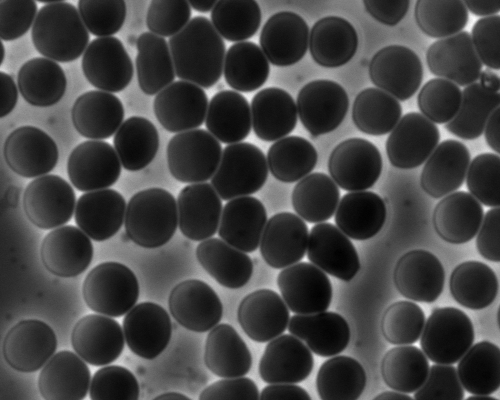
#> input picture Data/rbc2.png, 500 x 400 px, found by its file name
$ jupyter execute Otsu.ipynb
#> lines starting #> are read from the running program, lines starting #| are printed output that depends on the picture; after the words box and inside, x2 and y2 are one past the last pixel; in counts of white or black regions, pixels touching at a corner belong together
[cell 1]
# This program is for the book "Digital Image Processing" by Dr. Mahmood Azimi-Sadjadi.
# Copyright Copyright (c) 2026 Yifan Yang and Dr. Mahmood Azimi-Sadjadi.
# Contact: mahmood.azimi-sadjadi@colostate.edu

[cell 2]
# give colab access to google drive
from google.colab import drive
drive.mount('/content/drive')

[cell 3]
import cv2
import numpy as np
import matplotlib.pyplot as plt

workpath = '/content/drive/MyDrive/DigitalImageProcessing/'
image_path = workpath + 'Data/rbc2.png'

# Load the grayscale image
img = cv2.imread(image_path, cv2.IMREAD_GRAYSCALE)
#> img is the input picture: shape (400, 500); min 0, max 254, mean 68.7

if img is None:
    print(f"Error: Could not read image at {image_path}")
else:
    # Apply Otsu's thresholding
    ret, otsu_thresh_img = cv2.threshold(img, 0, 255, cv2.THRESH_BINARY + cv2.THRESH_OTSU)
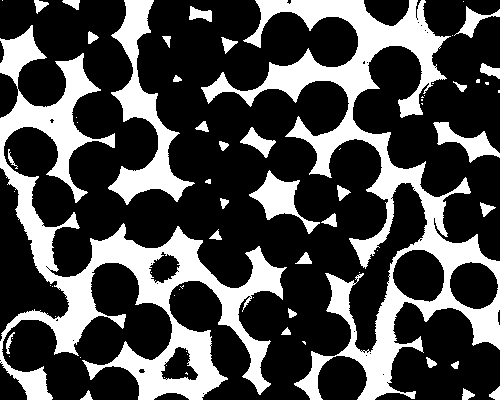
#> otsu_thresh_img: shape (400, 500); 29.3% white; 68 white regions (34 under 20 px), largest, box (x1, y1, x2, y2) and area: (0, 25, 287, 400) 24177, (201, 0, 500, 400) 23704, (108, 0, 195, 205) 5069
#> ret = 86

    # Extract edges of segmented regions using Canny Edge Operator
    # 100 and 200 are standard hysteresis thresholds; adjust as needed
    canny_edges = cv2.Canny(otsu_thresh_img, 100, 200)
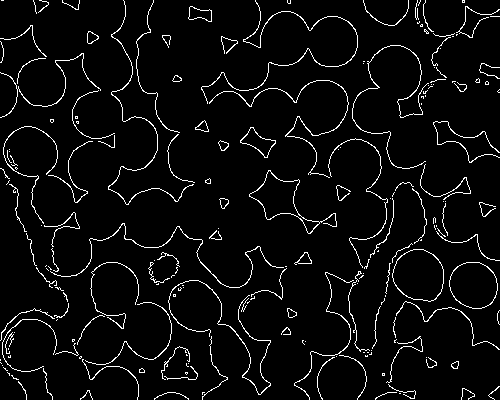
#> canny_edges: shape (400, 500); 4.8% white in thin lines or dots

    # Display the results in a 2x2 subplot grid
    plt.figure(figsize=(12, 10))

    # 1. Original Grayscale Image
    plt.subplot(2, 2, 1)
    plt.imshow(img, cmap='gray')
    plt.title('Original Grayscale Image')
    plt.axis('off')

    # 2. Histogram with Otsu Threshold
    plt.subplot(2, 2, 2)
    # Flatten the image to 1D array for histogram calculation
    plt.hist(img.ravel(), bins=256, range=[0, 256], color='gray', alpha=0.7, edgecolor='black')
    # Plot vertical red line at optimal threshold
    plt.axvline(x=ret, color='red', linestyle='--', linewidth=2, label=f'Otsu Threshold ({ret:.2f})')
    plt.title('Histogram of Original Image')
    plt.xlabel('Pixel Intensity')
    plt.ylabel('Frequency')
    plt.legend()

    # 3. Otsu Thresholded Image
    plt.subplot(2, 2, 3)
    plt.imshow(otsu_thresh_img, cmap='gray')
    plt.title(f'Otsu\'s Thresholded Image')
    plt.axis('off')

    # 4. Canny Edges of Segmented Regions
    plt.subplot(2, 2, 4)
    plt.imshow(canny_edges, cmap='gray')
    plt.title('Canny Edges of Segmented Regions')
    plt.axis('off')

    plt.tight_layout()
    plt.show()
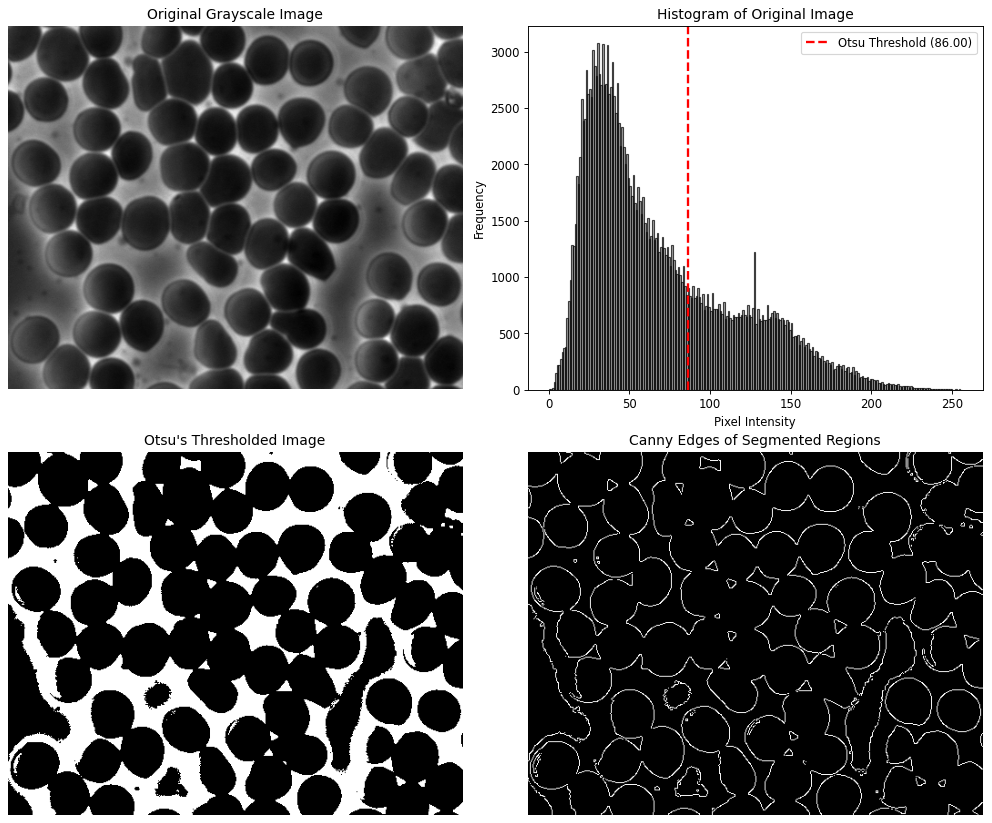
#> figure drawn by matplotlib, 4 panels; panel 2: tallest bar 3075 high, from x = 30 to 31

[cell 4]
import cv2
import numpy as np
import matplotlib.pyplot as plt

# Define entropy thresholding function
def calculate_maximum_entropy_threshold(img):
    # Calculate normalized histogram (probability distribution)
    hist, _ = np.histogram(img.flatten(), bins=256, range=[0, 256])
#> hist = 256 values, max 3075 at index 30, min 0 at index 250, mean 781.2
    hist = hist.astype(float) / hist.sum()
#> hist = 256 values, max 0.0154 at index 30, min 0 at index 250, mean 0.00391

    # Cumulative probability sums (P)
    P = np.cumsum(hist)
#> P = 256 values from 5e-06 to 1

    # Avoid log(0) issues by adding tiny epsilon to zero values safely
    eps = 1e-12
    hist = np.where(hist == 0, eps, hist)
#> hist = 256 values, max 0.0154 at index 30, min 1e-12 at index 250, mean 0.00391

    # Compute entropy for background (H_back) and foreground (H_fore)
    H_back = np.zeros(256)
    H_fore = np.zeros(256)

    for t in range(1, 255):
        if P[t] > 0 and P[t] < 1:
            # Slice distributions and calculate foreground/background entropy
            b_prob = hist[:t] / P[t]
            H_back[t] = -np.sum(b_prob * np.log2(b_prob))

        if (1 - P[t]) > 0 and (1 - P[t]) < 1:
            f_prob = hist[t:] / (1 - P[t])
            H_fore[t] = -np.sum(f_prob * np.log2(f_prob))
#> this loop made 254 passes
#> b_prob on passes 1 to 7: [0.2], [0.0476, 0.19], [0.0116, 0.0465, 0.186], [0.00433, 0.0173, 0.0693, 0.281], [0.00224, 0.00897, 0.0359, 0.146, 0.325], [0.00151, 0.00602, 0.0241, 0.0979, 0.218, 0.324], [0.00107, 0.0043, 0.0172, 0.0698, 0.156, 0.231, 0.234]
#> after the loop, H_back = 256 values, max 7.24 at index 253, min 0 at index 0, mean 6.06; H_fore = 256 values, max 7.24 at index 4, min -3.28e+12 at index 254, mean -1.28e+10

    total_entropy = H_back + H_fore
#> total_entropy = 256 values, max 13.06 at index 127, min -3.28e+12 at index 254, mean -1.28e+10

    # Set boundaries to -inf to avoid picking edge cases 0 or 255 trivially
    total_entropy[0] = -np.inf
    total_entropy[255] = -np.inf

    # Return optimal threshold t that maximizes entropy
    return int(np.argmax(total_entropy))

# Define workpath as it was in previous cells
workpath = '/content/drive/MyDrive/DigitalImageProcessing/'

# Make sure to update the image_path to point to your valid file locally or in Colab
image_path = workpath + 'Data/rbc2.png'

# Load the grayscale image
img = cv2.imread(image_path, cv2.IMREAD_GRAYSCALE)

if img is None:
    print(f"Error: Could not read image at {image_path}")
else:
    # 1. Apply Maximum Entropy Thresholding
    optimal_thresh = calculate_maximum_entropy_threshold(img)
#> optimal_thresh = 127
    ret, entropy_thresh_img = cv2.threshold(img, optimal_thresh, 255, cv2.THRESH_BINARY)
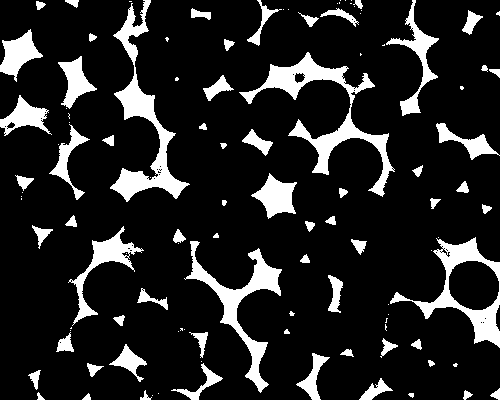
#> entropy_thresh_img: shape (400, 500); 14.2% white; 110 white regions (44 under 20 px), largest, box (x1, y1, x2, y2) and area: (239, 52, 395, 197) 4011, (110, 0, 190, 202) 3656, (184, 241, 282, 393) 2848
#> ret = 127

    # 2. Extract edges of segmented regions using Canny Edge Operator
    canny_low = int(optimal_thresh * 0.5)
#> canny_low = 63
    canny_high = int(optimal_thresh)
#> canny_high = 127
    canny_edges = cv2.Canny(entropy_thresh_img, canny_low, canny_high)
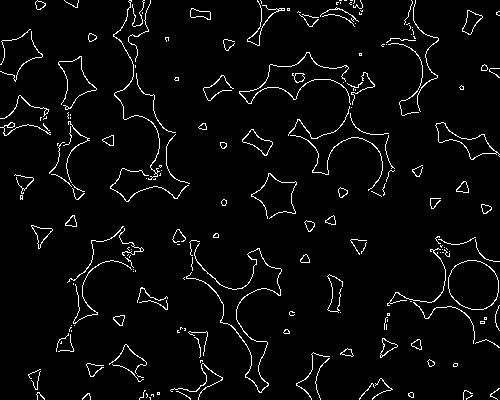
#> canny_edges: shape (400, 500); 3.8% white in thin lines or dots

    # 3. Display the Original, Segmented, Histogram, and Edge images
    # Display the results in a 2x2 subplot grid
    plt.figure(figsize=(12, 10))

    # Thresholded Image
    plt.subplot(2, 2, 1)
    plt.imshow(entropy_thresh_img, cmap='gray')
    plt.title(f'Max Entropy Thresholded\n(Threshold: {optimal_thresh})')
    plt.axis('off')

    # Canny Edges
    plt.subplot(2, 2, 2)
    plt.imshow(canny_edges, cmap='gray')
    plt.title('Canny Edges of Segments')
    plt.axis('off')

    plt.tight_layout()
    plt.show()

[cell 5]
import cv2
import numpy as np
import matplotlib.pyplot as plt

workpath = '/content/drive/MyDrive/DigitalImageProcessing/'
image_path = workpath + 'Data/rbc2.png'

# Load the grayscale image
img = cv2.imread(image_path, cv2.IMREAD_GRAYSCALE)

if img is None:
    print(f"Error: Could not read image at {image_path}")
else:
    # Apply fixed thresholding at 115
    thresh_value = 115
    ret, thresh_img = cv2.threshold(img, thresh_value, 255, cv2.THRESH_BINARY)
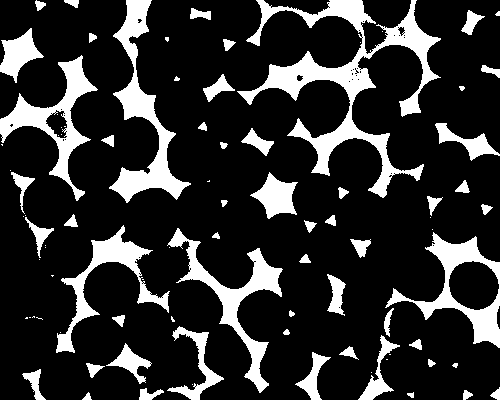
#> thresh_img: shape (400, 500); 18.5% white; 88 white regions (32 under 20 px), largest, box (x1, y1, x2, y2) and area: (237, 0, 441, 198) 8780, (109, 0, 191, 203) 4304, (167, 228, 283, 393) 3452
#> ret = 115

    # Extract edges of segmented regions using Canny Edge Operator
    canny_edges = cv2.Canny(thresh_img, 100, 200)
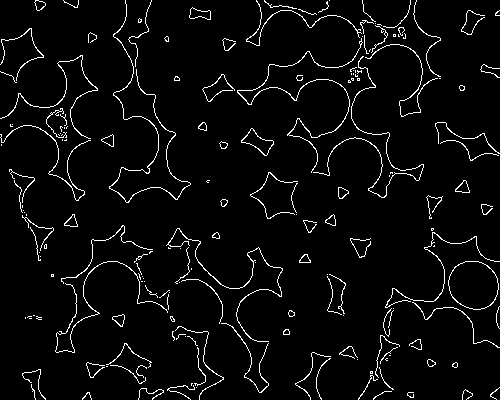
#> canny_edges: shape (400, 500); 4.2% white in thin lines or dots

    # Display the results in a 2x2 subplot grid
    # Display the results in a 2x2 subplot grid
    plt.figure(figsize=(12, 10))


    # 3. Thresholded Image
    plt.subplot(2, 2, 1)
    plt.imshow(thresh_img, cmap='gray')
    plt.title(f'Thresholded Image (Threshold = {thresh_value})')
    plt.axis('off')

    # 4. Canny Edges of Segmented Regions
    plt.subplot(2, 2, 2)
    plt.imshow(canny_edges, cmap='gray')
    plt.title('Canny Edges of Segmented Regions')
    plt.axis('off')

    plt.tight_layout()
    plt.show()

$ run again, with Data/rbc1.png copied over Data/rbc2.png
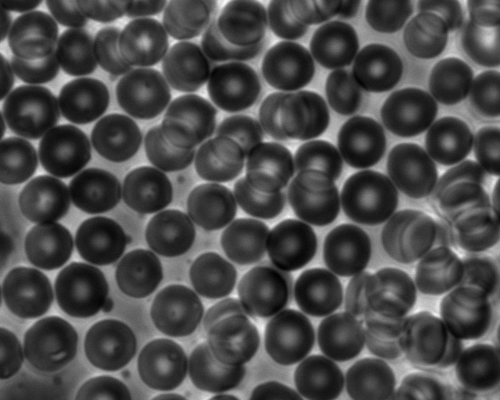
#> input picture Data/rbc1.png, 500 x 400 px, found by its file name
#> img is the input picture: shape (400, 500); min 0, max 254, mean 75.4
#> `ret, otsu_thresh_img = cv2.threshold(img, 0, 255, cv2.THRESH_BINARY + ..`:
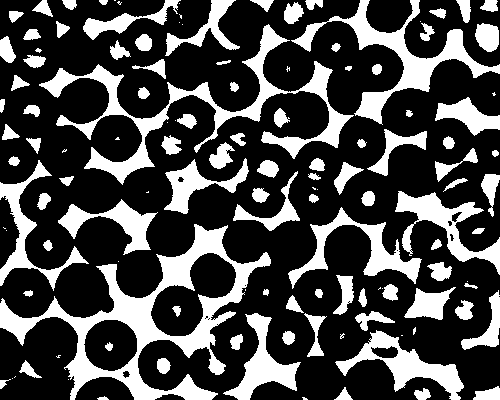
#> otsu_thresh_img: shape (400, 500); 28.6% white; 127 white regions (31 under 20 px), largest, box (x1, y1, x2, y2) and area: (0, 224, 271, 400) 10676, (39, 24, 354, 185) 7355, (291, 0, 500, 125) 4677
#> `ret, otsu_thresh_img = cv2.threshold(img, 0, 255, cv2.THRESH_BINARY + ..`: ret = 92
#> in calculate_maximum_entropy_threshold, `hist, _ = np.histogram(img.flatten(), bins=256, range=[0, 256])`: hist = 256 values, max 2763 at index 50, min 0 at index 243, mean 781.2
#> in calculate_maximum_entropy_threshold, `hist = hist.astype(float) / hist.sum()`: hist = 256 values, max 0.0138 at index 50, min 0 at index 243, mean 0.00391
#> P = 256 values from 1e-05 to 1
#> in calculate_maximum_entropy_threshold, `hist = np.where(hist == 0, eps, hist)`: hist = 256 values, max 0.0138 at index 50, min 1e-12 at index 243, mean 0.00391
#> the loop in calculate_maximum_entropy_threshold, `for t in range(1, 255):` made 254 passes
#> b_prob on passes 1 to 7: [0.333], [0.25, 0.5], [0.133, 0.267, 0.133], [0.08, 0.16, 0.08, 0.28], [0.0455, 0.0909, 0.0455, 0.159, 0.227], [0.0303, 0.0606, 0.0303, 0.106, 0.152, 0.288], [0.0194, 0.0388, 0.0194, 0.068, 0.0971, 0.184, 0.214]
#> after the loop in calculate_maximum_entropy_threshold, `for t in range(1, 255):`: H_back = 256 values, max 7.22 at index 253, min 0 at index 0, mean 5.96; H_fore = 256 values, max 7.22 at index 1, min -1.61e+11 at index 254, mean -629808787.1
#> total_entropy = 256 values, max 13.05 at index 127, min -1.61e+11 at index 254, mean -629808781.1
#> optimal_thresh = 127
#> entropy_thresh_img: shape (400, 500); 14.4% white; 143 white regions (46 under 20 px), largest, box (x1, y1, x2, y2) and area: (0, 301, 123, 384) 1667, (227, 316, 298, 400) 1501, (387, 352, 461, 389) 1121
#> canny_low = 63
#> canny_high = 127
#> thresh_img: shape (400, 500); 18.8% white; 140 white regions (39 under 20 px), largest, box (x1, y1, x2, y2) and area: (99, 226, 270, 356) 4045, (346, 0, 500, 122) 3166, (0, 300, 216, 400) 3148
#> `ret, thresh_img = cv2.threshold(img, thresh_value, 255, cv2.THRESH_BIN..`: ret = 115
#> `canny_edges = cv2.Canny(thresh_img, 100, 200)`:
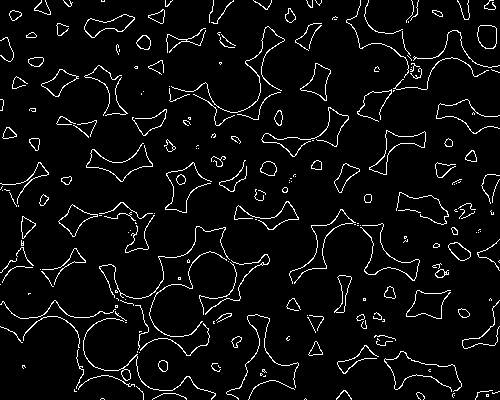
#> canny_edges: shape (400, 500); 5.1% white in thin lines or dots

$ run again, with Data/lung.png copied over Data/rbc2.png
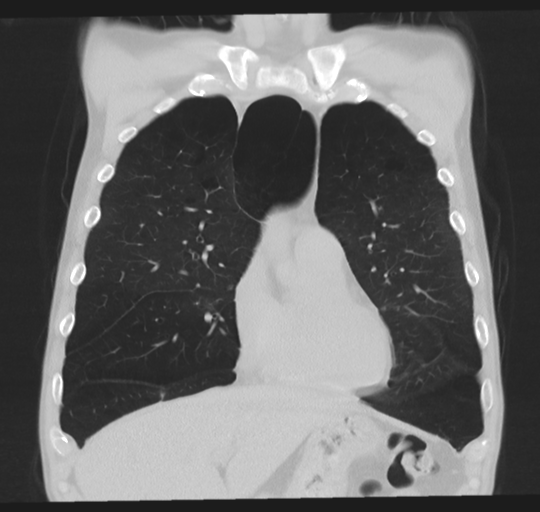
#> input picture Data/lung.png, 540 x 512 px, found by its file name
#> img is the input picture: shape (512, 540); min 28, max 255, mean 104.6
#> `ret, otsu_thresh_img = cv2.threshold(img, 0, 255, cv2.THRESH_BINARY + ..`:
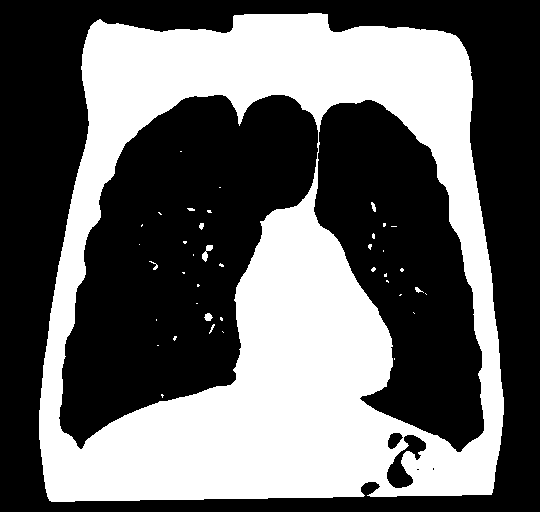
#> otsu_thresh_img: shape (512, 540); 40.4% white; 40 white regions (32 under 20 px), largest, box (x1, y1, x2, y2) and area: (39, 13, 504, 502) 111079, (202, 245, 213, 262) 83, (204, 313, 213, 321) 50
#> `ret, otsu_thresh_img = cv2.threshold(img, 0, 255, cv2.THRESH_BINARY + ..`: ret = 118
#> in calculate_maximum_entropy_threshold, `hist, _ = np.histogram(img.flatten(), bins=256, range=[0, 256])`: hist = 256 values, max 14189 at index 39, min 0 at index 0, mean 1080
#> in calculate_maximum_entropy_threshold, `hist = hist.astype(float) / hist.sum()`: hist = 256 values, max 0.0513 at index 39, min 0 at index 0, mean 0.00391
#> P = 256 values from 0 to 1
#> in calculate_maximum_entropy_threshold, `hist = np.where(hist == 0, eps, hist)`: hist = 256 values, max 0.0513 at index 39, min 1e-12 at index 0, mean 0.00391
#> after the loop in calculate_maximum_entropy_threshold, `for t in range(1, 255):`: H_back = 256 values, max 6.17 at index 254, min 0 at index 0, mean 4.35; H_fore = 256 values, max 6.5 at index 39, min 0 at index 0, mean 4.65
#> total_entropy = 256 values, max 11.66 at index 204, min 0 at index 0, mean 9
#> optimal_thresh = 204
#> entropy_thresh_img: shape (512, 540); 3.2% white; 428 white regions (403 under 20 px), largest, box (x1, y1, x2, y2) and area: (211, 43, 371, 103) 4259, (188, 73, 224, 96) 549, (50, 426, 68, 456) 267
#> canny_low = 102
#> canny_high = 204
#> thresh_img: shape (512, 540); 40.5% white; 43 white regions (35 under 20 px), largest, box (x1, y1, x2, y2) and area: (39, 13, 504, 502) 111412, (202, 245, 213, 262) 86, (204, 313, 213, 321) 52
#> `ret, thresh_img = cv2.threshold(img, thresh_value, 255, cv2.THRESH_BIN..`: ret = 115
#> `canny_edges = cv2.Canny(thresh_img, 100, 200)`:
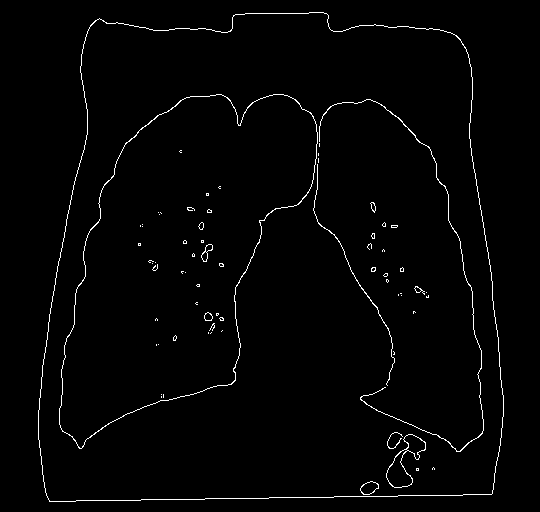
#> canny_edges: shape (512, 540); 1.7% white in thin lines or dots, all inside (x1, y1, x2, y2) = (38, 12, 504, 502)
